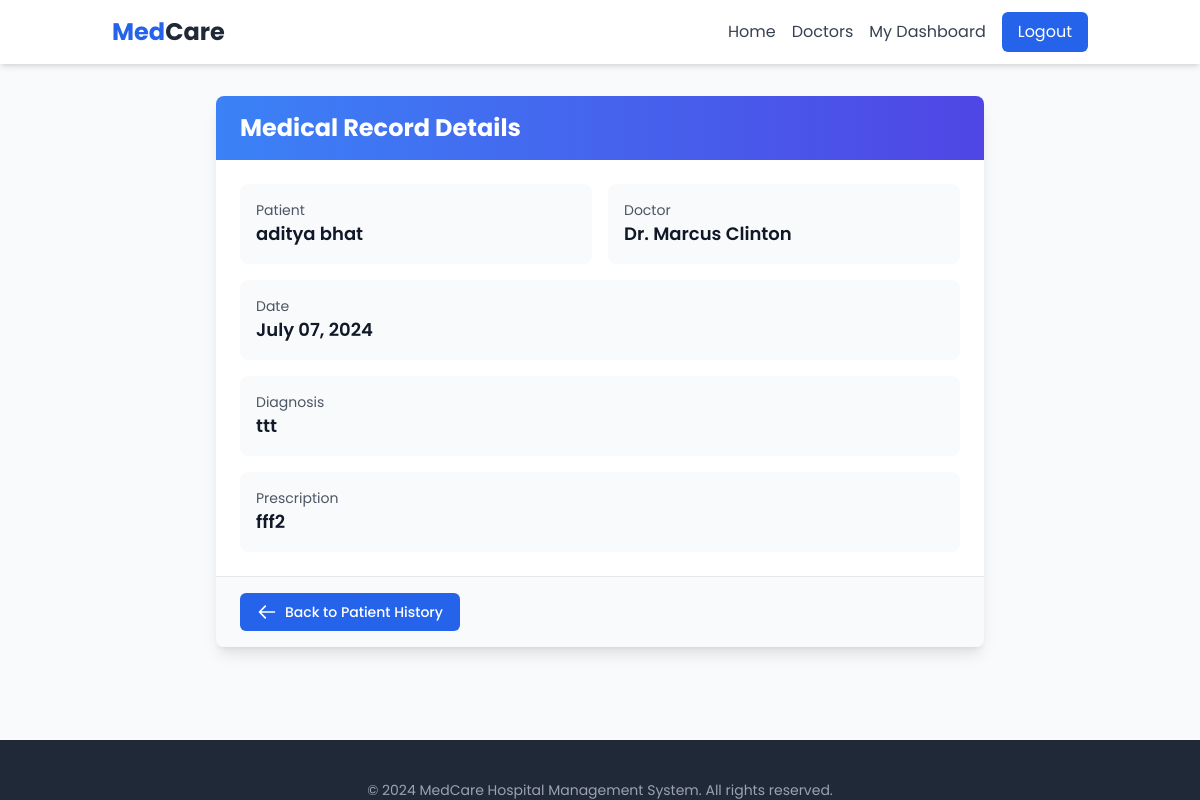
Screenshot of /medical-record/1/ (signed in) with the database file from the repository.
### hms/models.py (models this page shows, shortened)
class MedicalRecord(models.Model):
    patient = models.ForeignKey(Patient, on_delete=models.CASCADE)
    doctor = models.ForeignKey(Doctor, on_delete=models.CASCADE)
    date = models.DateField(default=timezone.now)
    diagnosis = models.TextField()
    prescription = models.TextField()

class Patient(models.Model):
    user = models.OneToOneField(User, on_delete=models.CASCADE)
    date_of_birth = models.DateField()
    address = models.TextField()
    phone_number = models.TextField(max_length=15)

class Doctor(models.Model):
    user = models.OneToOneField(User, on_delete=models.CASCADE)
    specialty = models.CharField(max_length=100, blank=True, null=True)
    license_number = models.CharField(max_length=50)

### hms/views.py (the view)
# urls.py: path('medical-record/<int:pk>/', views.MedicalRecordDetailView.as_view(), name='medical_record_detail'),
class MedicalRecordDetailView(LoginRequiredMixin, DetailView):
    model = MedicalRecord
    template_name = 'hms/medical_record_detail.html'
    context_object_name = 'record'
    def get_queryset(self):
        if hasattr(self.request.user, 'patient'):
            return MedicalRecord.objects.filter(patient=self.request.user.patient)
        elif hasattr(self.request.user, 'doctor'):
            return MedicalRecord.objects.all()
        return MedicalRecord.objects.none()
    def get_context_data(self, **kwargs):
        context = super().get_context_data(**kwargs)
        return context

### templates/hms/medical_record_detail.html
{% extends 'hms/base.html' %}
{% block content %}
<div class="max-w-3xl mx-auto mt-8">
    <div class="bg-white shadow-lg rounded-lg overflow-hidden">
        <div class="px-6 py-4 bg-gradient-to-r from-blue-500 to-indigo-600">
            <h2 class="text-2xl font-bold text-white">Medical Record Details</h2>
        </div>
        <div class="p-6 space-y-4">
            <div class="grid grid-cols-1 md:grid-cols-2 gap-4">
                <div class="bg-gray-50 rounded-lg p-4">
                    <p class="text-sm text-gray-600">Patient</p>
                    <p class="text-lg font-semibold text-gray-900">{{ record.patient.user.get_full_name }}</p>
                </div>
                <div class="bg-gray-50 rounded-lg p-4">
                    <p class="text-sm text-gray-600">Doctor</p>
                    <p class="text-lg font-semibold text-gray-900">Dr. {{ record.doctor.user.get_full_name }}</p>
                </div>
            </div>
            <div class="bg-gray-50 rounded-lg p-4">
                <p class="text-sm text-gray-600">Date</p>
                <p class="text-lg font-semibold text-gray-900">{{ record.date|date:"F d, Y" }}</p>
            </div>
            <div class="bg-gray-50 rounded-lg p-4">
                <p class="text-sm text-gray-600">Diagnosis</p>
                <p class="text-lg font-semibold text-gray-900">{{ record.diagnosis }}</p>
            </div>
            <div class="bg-gray-50 rounded-lg p-4">
                <p class="text-sm text-gray-600">Prescription</p>
                <p class="text-lg font-semibold text-gray-900">{{ record.prescription }}</p>
            </div>
        </div>
        <div class="px-6 py-4 bg-gray-50 border-t">
            <a href="{% url 'patient_medical_history' record.patient.pk %}" class="inline-flex items-center px-4 py-2 border border-transparent text-sm font-medium rounded-md text-white bg-blue-600 hover:bg-blue-700 focus:outline-none focus:ring-2 focus:ring-offset-2 focus:ring-blue-500 transition duration-150 ease-in-out">
                <svg class="w-5 h-5 mr-2" fill="none" stroke="currentColor" viewBox="0 0 24 24" xmlns="http://www.w3.org/2000/svg">
                    <path stroke-linecap="round" stroke-linejoin="round" stroke-width="2" d="M10 19l-7-7m0 0l7-7m-7 7h18"></path>
                </svg>
                Back to Patient History
            </a>
        </div>
    </div>
</div>
{% endblock %}

### templates/hms/base.html (style rules this page uses)
body { font-family: 'Poppins', sans-serif; }

### rows the page displays
MedicalRecord: patient.user.get_full_name "aditya bhat", doctor.user.get_full_name "Marcus Clinton", date "July 07, 2024", diagnosis "ttt", prescription "fff2"
